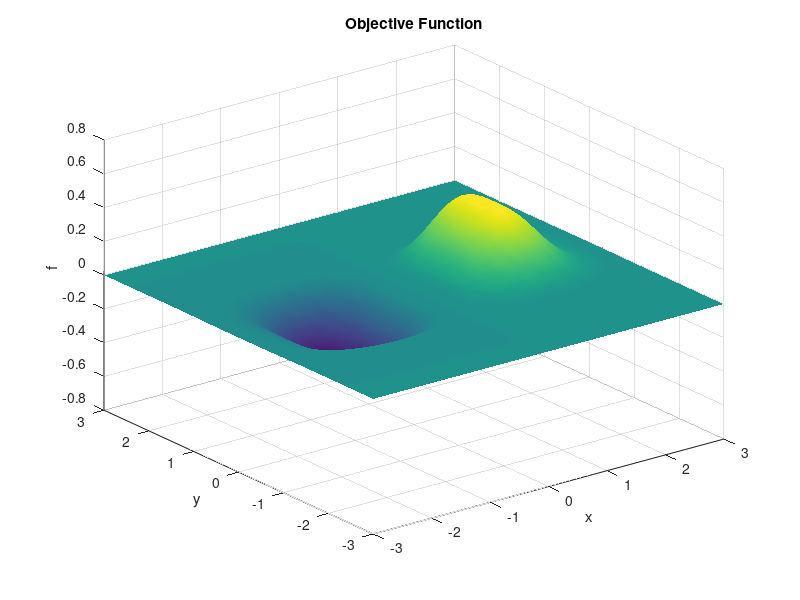

This figure's MATLAB source: (Note: this script raises an error after producing the figure.)
clear; 
clc; 
close all; 

x0s = [0, 0; -1, -1; 1, 1]; 
dir_methods = {'SD', 'NT', 'LM'}; 
step_methods = {'CNST', 'MNMZ', 'ARMJ'}; 
const_step = 0.1; 

colors = {'r', 'g', 'b'}; 

fprintf('--- Theme 1: Plotting f(x,y) ---\n');
[X, Y] = meshgrid(-3:0.1:3, -3:0.1:3);
Z = (X.^3) .* exp(-X.^2 - Y.^4);
figure('Name', 'Theme 1: Surface Plot');
surf(X, Y, Z); 
xlabel('x'); ylabel('y'); zlabel('f'); 
title('Objective Function'); shading interp;

for m = 1:length(dir_methods)
    curr_dir_method = dir_methods{m};
    fprintf('\n=== Method: %s ===\n', curr_dir_method);
    
    figure('Name', ['Convergence: ' curr_dir_method]);
    t = tiledlayout(1, 3);
    title(t, ['Convergence of ' curr_dir_method]);
    
    for p = 1:size(x0s, 1)
        x0 = x0s(p, :);
        nexttile; hold on; grid on;
        title(sprintf('Start (%.0f, %.0f)', x0(1), x0(2)));
        xlabel('Iter'); ylabel('f(x)');
        
        for s = 1:length(step_methods)
            curr_step_method = step_methods{s};
            
            [x_seq, f_seq] = solver(curr_dir_method, curr_step_method, x0, const_step);
            
            plot(0:length(f_seq)-1, f_seq, 'Color', colors{s}, ...
                 'LineWidth', 1.5, 'DisplayName', curr_step_method);
             
            fprintf('  Start: (%2d,%2d) | Step: %-9s | Iters: %5d | Final f: %.5f\t | Final (x,y): (%.2f, %.2f)\n' , ...
                x0(1), x0(2), curr_step_method, length(f_seq)-1, f_seq(end), x_seq(end-1), x_seq(end));
        end
        if p == 1, legend show; end
        hold off;
    end
end
